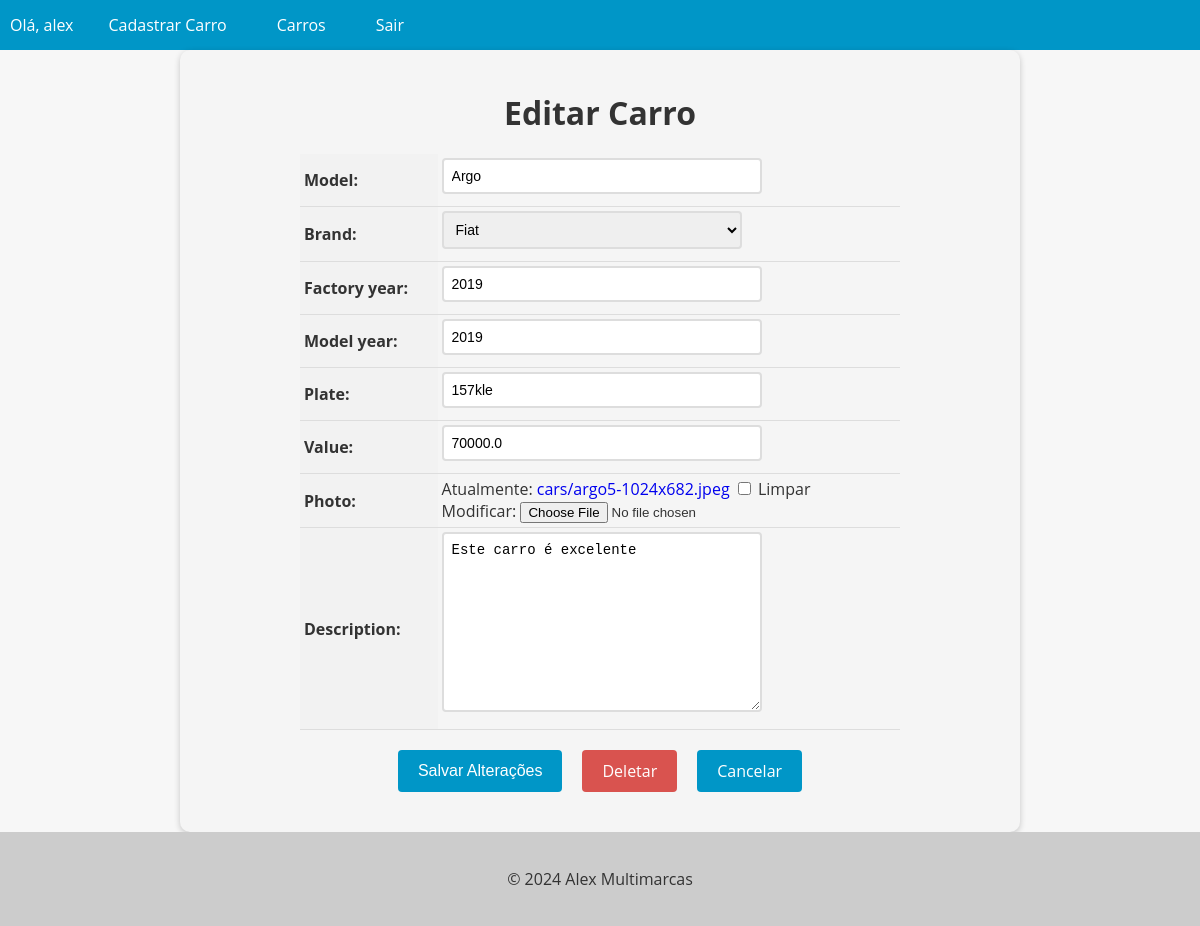
/car/15/update/ (signed in), run on the app's committed database.
### cars/models.py (models this page shows, shortened)
class Car(models.Model):
    id = models.AutoField(primary_key=True)
    model = models.CharField(max_length=200)
    brand = models.ForeignKey(Brand, on_delete=models.PROTECT, related_name='car_brand')
    factory_year = models.IntegerField(blank=True, null=True)
    model_year = models.IntegerField(blank=True, null=True)
    plate = models.CharField(max_length=10, blank=True, null=True)
    value = models.FloatField(blank=True, null=True)
    photo = models.ImageField(upload_to='cars/', blank=True, null=True)
    description = models.TextField(blank=True, null=True)

### cars/views.py (the view, shortened to what this page needs)
# urls.py: path('car/<int:pk>/update/', CarUpdateView.as_view(), name='car_update'),
@method_decorator(login_required(login_url='login'), name='dispatch')
class CarUpdateView(UpdateView):
   model = Car
   form_class = CarModelForm
   template_name = 'car_update.html'

### cars/forms.py (shortened to what this page needs)
class CarModelForm(forms.ModelForm):
    class Meta:
        model = Car
        fields = '__all__'

### cars/models.py (called while the page is built)
     def __str__(self):
          return self.name

### cars/templates/car_update.html (shortened to what this page needs)
{% extends "base.html" %}
{% block content %}
  <form method="post" enctype="multipart/form-data">
    <h1>Editar Carro</h1>
    <table>
      {{ form.as_table }}
    </table>
    <div>
      <div class="buttons-container">
        <input type="submit" value="Salvar Alterações" class="btn btn-primary">
        <a href="{% url 'car_delete' pk=object.pk %}" class="btn btn-danger">Deletar</a>
        <a href="{% url 'cars_list' %}" class="btn btn-secondary">Cancelar</a>
      </div>
    </div>
  </form>
{% endblock %}

### app/templates/base.html (shortened to what this page needs)
<!DOCTYPE html>
<html lang="en">
<head>
</head>
<body>
    <header>
        <nav>
            <ul>
                {% if user.is_authenticated %}
                <li>Olá, {{ user.username }}</li>
                <li><a href="{% url 'new_car' %}">Cadastrar Carro</a></li>
                {% endif %}
                <li><a href="{% url 'cars_list' %}">Carros</a></li>
                <li><a href="{% url 'logout' %}">Sair</a></li>
            </ul>
        </nav>
    </header>
    <main>
        {% block content %}
        {% endblock %}
    </main>
    <footer>
        <p>&copy; 2024 Alex Multimarcas</p>
    </footer>
</body>
</html>

### app/templates/base.html (style rules this page uses)
body { font-family: 'Open Sans', sans-serif; background-color: #f7f7f7; color: #333; margin: 0; padding: 0; }
header { background-color: #0096c7; color: #fff; text-align: center; }
footer { background-color: #ccc; color: #333; padding: 20px; text-align: center; }
nav { background-color: #0096c7; color: #fff; height: 50px; display: flex; justify-content: space-between; align-items: center; }
nav ul { list-style: none; margin: 0; padding: 0; display: flex; }
nav ul li { margin: 0 10px; }
nav ul li a { color: #fff; text-decoration: none; font-size: 16px; padding: 15px; transition: all 0.3s ease; }

### cars/templates/car_update.html (style rules this page uses)
form { max-width: 800px; margin: 0 auto; padding: 20px; background-color: #f5f5f5; border-radius: 10px; box-shadow: 0 2px 6px rgba(0, 0, 0, 0.2); }
form h1 { font-size: 2rem; margin-bottom: 20px; text-align: center; }
table { margin: 0 auto; border-collapse: collapse; width: 100%; max-width: 600px; }
th, td { padding: 4px; text-align: left; border-bottom: 1px solid #ddd; }
th { background-color: #f2f2f2; }
input[type="text"], input[type="number"], select, textarea { padding: 8px; font-size: 14px; border: 2px solid #ddd; border-radius: 4px; width: 100%; max-width: 300px; margin-bottom: 8px; transition: border-bottom-color 0.3s ease-in-out; }
.btn { background-color: #0096c7; color: #fff; border: none; padding: 10px 20px; font-size: 16px; border-radius: 4px; cursor: pointer; transition: background-color 0.3s ease-in-out; }
.buttons-container { display: flex; justify-content: center; margin-top: 20px; margin-bottom: 20px; }
.btn { display: inline-block; background-color: #0096c7; color: #fff; border: none; padding: 10px 20px; font-size: 16px; border-radius: 4px; cursor: pointer; transition: background-color 0.3s ease-in-out; margin: 0 10px; }
.btn-danger { background-color: #d9534f; text-decoration: none !important; }
a { text-decoration: none !important; }

### data on the page
Car: model "Argo", brand "Fiat", factory_year "2019", model_year "2019", plate "157kle", value "70000.0", description "Este carro é excelente"

### other printed values
{{ user.username }} "alex"
